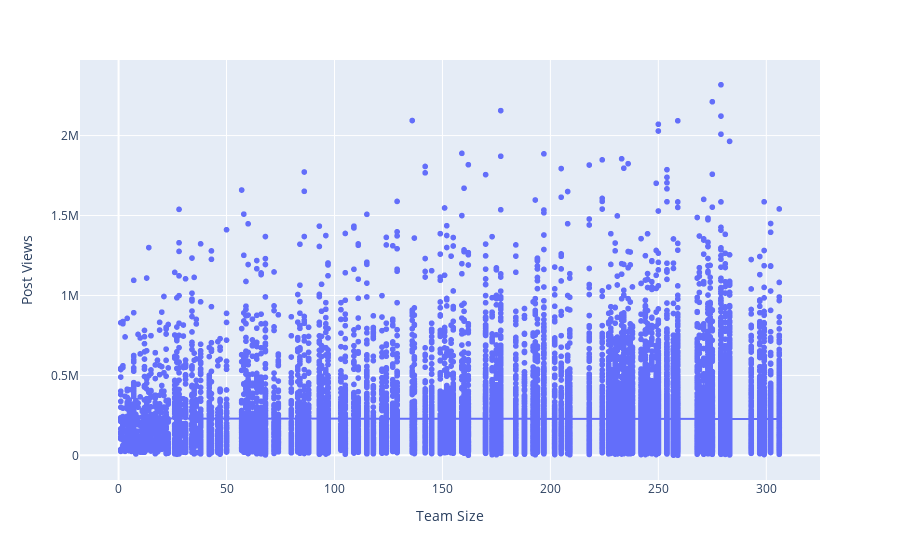

The notebook cell this image was saved under:
### Markdown cell above
### How is the trend in Posts Views according to Team Size

### Code cell
# Plot post views by team size users with trend line
fig = px.scatter(teamactivity, x="users", y="views", trendline="ols")
fig.update_layout(xaxis_title="Team Size", yaxis_title="Post Views")
fig.show()

### Figure 1 — Plotly figure (JSON) as saved in the notebook; plotly's stock layout.template omitted (floating-point values rounded to 4 significant figures; data arrays with more than 128 entries replaced by an {"elided": "..."} marker saying what was removed)
{"data": [{"hoverlabel": {"namelength": 0}, "hovertemplate": "users=%{x}<br>views=%{y}", "legendgroup": "", "marker": {"color": "#636efa", "symbol": "circle"}, "mode": "markers", "name": "", "showlegend": false, "type": "scattergl", "x": {"elided": "21235 int values"}, "xaxis": "x", "y": {"elided": "21235 int values"}, "yaxis": "y"}, {"hoverlabel": {"namelength": 0}, "hovertemplate": "<b>OLS trendline</b><br>views = -9.37106 * users + 230392<br>R<sup>2</sup>=0.000011<br><br>users=%{x}<br>views=%{y} <b>(trend)</b>", "legendgroup": "", "marker": {"color": "#636efa", "symbol": "circle"}, "mode": "lines", "name": "", "showlegend": false, "type": "scattergl", "x": {"elided": "21235 int values"}, "xaxis": "x", "y": {"elided": "21235 float values"}, "yaxis": "y"}], "layout": {"autosize": true, "legend": {"tracegroupgap": 0}, "margin": {"t": 60}, "xaxis": {"anchor": "y", "autorange": true, "domain": [0, 1], "range": [-18.7, 325.7], "title": {"text": "Team Size"}, "type": "linear"}, "yaxis": {"anchor": "x", "autorange": true, "domain": [0, 1], "range": [-163700.0, 2482000.0], "title": {"text": "Post Views"}, "type": "linear"}}}
